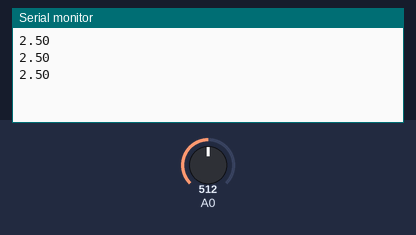
Bench run of a sketch on a simulated Arduino Uno, built with avr-gcc and run on an emulated ATmega328P. Parts: the last lines printed to the serial monitor. The inputs (shaded band) are chosen by the test bench; at power-on: A0 = 512.

Above: at 1.3 s.
1.4 s: A0 set to 716
At 1.9 s:
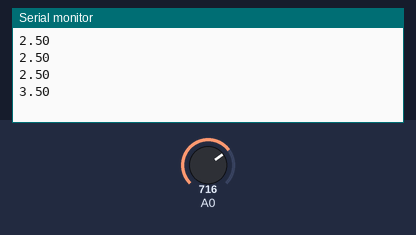
2.9 s: A0 set to 900
At 3.4 s:
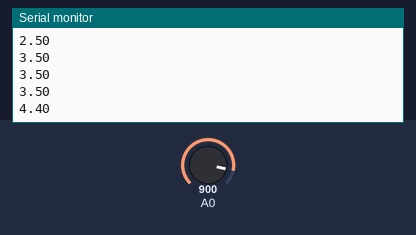
Timing chart, 0 to 5.9 s (numbered marks = the images above; inputs shaded):
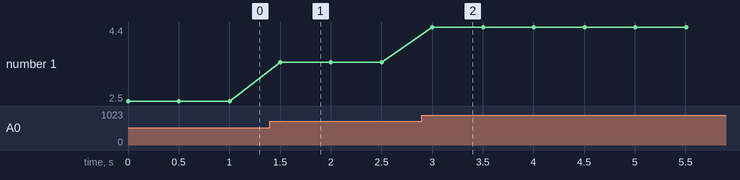

The sketch:

pH_Kalibrierung.ino
```cpp
int pH_Value;
float Voltage;

void setup()
{
  Serial.begin(9600);
}

void loop()
{
  pH_Value = analogRead(A0);
  Voltage = pH_Value * (5.0 / 1023.0);
  Serial.println(Voltage);
  delay(500);
}
```

Measured:
- after the input at 1.4 s, the serial monitor: prints a new line after 0.10 s (image 1)
- after the input at 2.9 s, the serial monitor: prints a new line after 0.10 s (image 2)
- plotted number 1: 2.5 → 3.5 after the input at 1.4 s, 3.5 → 4.4 after the input at 2.9 s
